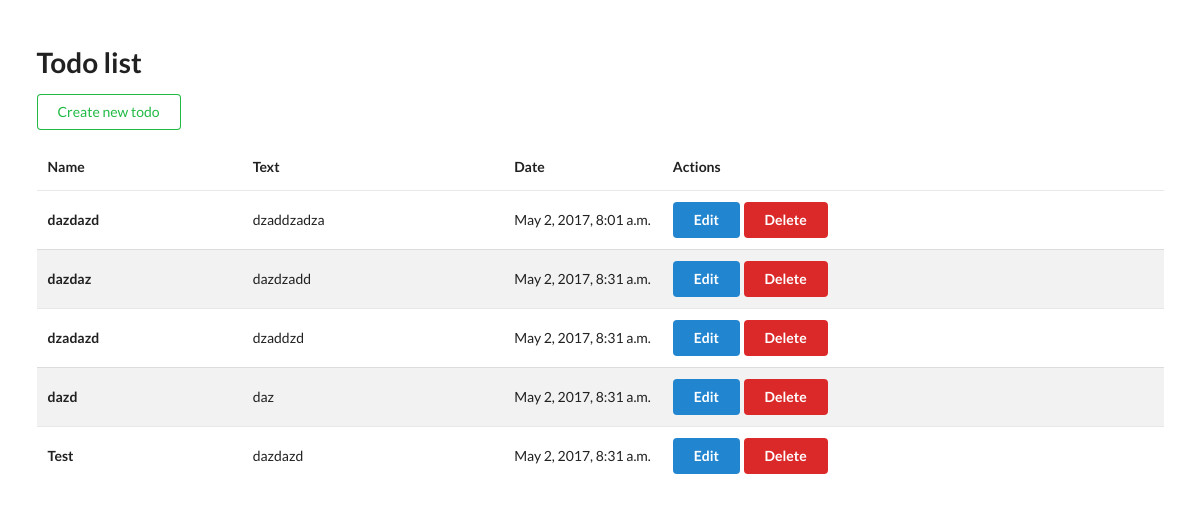
Before: / with the older database file.
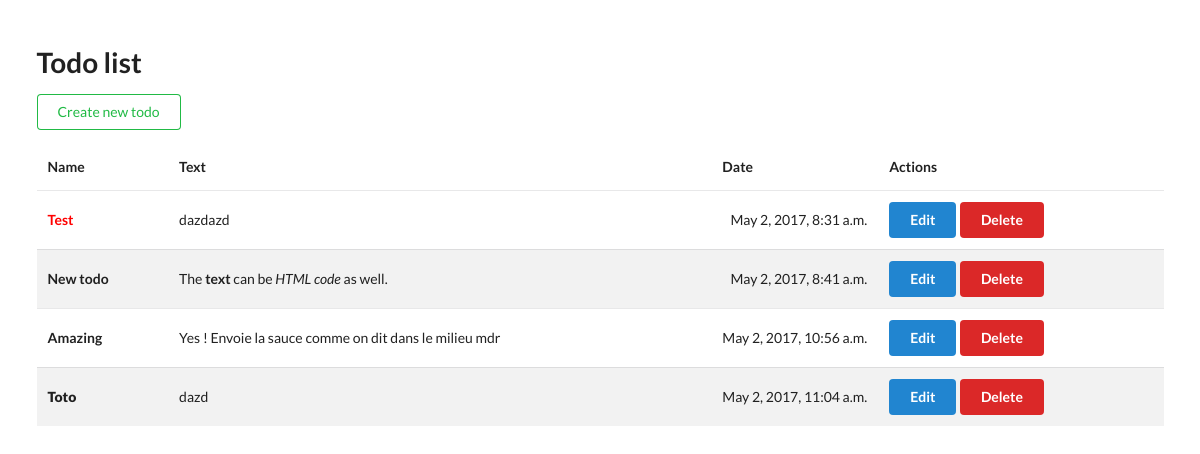
After: the same page with the newer database file.
### todo/models.py (models this page shows)
class Todo(models.Model):
    title = models.CharField(max_length=200)
    text = models.TextField()
    created_at = models.DateTimeField(default=datetime.now, blank=True)

### todo/views.py (the view)
# urls.py: url(r'^$', views.index, name='index'),
def index(request):
    todos = Todo.objects.all()
    context = {'todos': todos}
    return render(request, 'todo/index.html', context)

### templates/todo/index.html (shortened to what this page needs)
{% include './header.html' %}
    <a href="/add" class="ui button basic positive">Create new todo</a>
    <table class="ui striped very basic table">
        <thead>
            <tr>
                <th>
                Name
                </th>
                <th>
                Text
                </th>
                <th>
                Date
                </th>
                <th>
                Actions
                </th>
            </tr>
        </thead>
        <tbody>
        {% for todo in todos %}
            <tr>
                <td>
                  <b>{{ todo.title | safe }}</b>
                </td>
                <td>{{ todo.text | safe }}</td>
                <td class="right aligned collapsing">{{ todo.created_at }}</td>
                <td>
                    <a href="/edit/{{ todo.id }}" class="ui button primary" style="float:left">Edit</a>
                    <form action="/delete/{{ todo.id }}/" method="post" style="float:left">
                        <input type="submit" value="Delete" href="/delete/{{ todo.id }}" class="ui button negative"/>
                    </form>
                </td>
            </tr>
        {% endfor %}
        </tbody>
    </table>
{% include './footer.html' %}

### templates/todo/header.html (shortened to what this page needs)
<!DOCTYPE html>
<html lang="en">
<head>
    <link rel="stylesheet" href="https://cdnjs.cloudflare.com/ajax/libs/semantic-ui/2.2.10/semantic.min.css" />
</head>
<body>
<div class="ui container">
    <br>
    <h1 class="ui header">Todo list</h1>

### templates/todo/footer.html
</div>
</body>
</html>

Changed rows visible on the page:
removed Todo: title "dazdazd", text "dzaddzadza", created_at "May 2, 2017, 8:01 a.m."
removed Todo: title "dazdaz", text "dazdzadd", created_at "May 2, 2017, 8:31 a.m."
removed Todo: title "dzadazd", text "dzaddzd", created_at "May 2, 2017, 8:31 a.m."
removed Todo: title "dazd", text "daz", created_at "May 2, 2017, 8:31 a.m."
added Todo: title "New todo", text "The text can be HTML code as well.", created_at "May 2, 2017, 8:41 a.m."
added Todo: title "Amazing", text "Yes ! Envoie la sauce comme on dit dans le milieu mdr", created_at "May 2, 2017, 10:56 a.m."
added Todo: title "Toto", text "dazd", created_at "May 2, 2017, 11:04 a.m."
